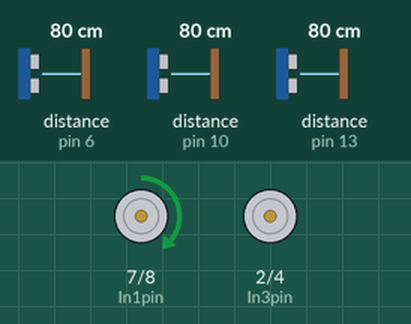
This sketch was run on a simulated Arduino Uno, built with avr-gcc and run on an emulated ATmega328P. Shown: motor-driver pin pairs drawn as motors (green arrow = first pin HIGH = forward, orange = second pin HIGH = backward, longer = more drive, scaled by the enable pin). Wiring (inferred from the names in the program): 3 × ultrasonic range finder: trigger pin 9, echo pin 6 / trigger pin 11, echo pin 10 / trigger pin 12, echo pin 13. The test bench sets the inputs (shaded band); at power-on: distance to the obstacle (sensors on pin 6, pin 10, pin 13) 80 cm. The echo pulse lasts 58.3 µs per cm.

Above: at 0.2 s.
At 1.2 s:
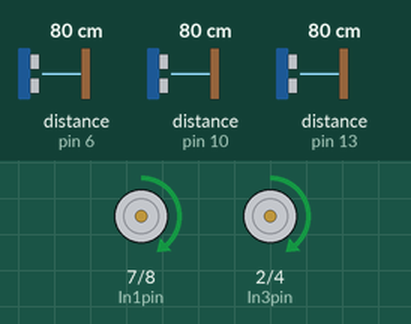
1.3 s: distance to the obstacle (sensor on pin 6) set to 10 cm
2.8 s: distance to the obstacle (sensor on pin 6) set to 7 cm
At 3.2 s:
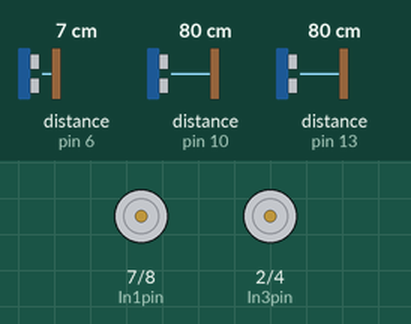
Timing chart, 0 to 5.8 s (numbered marks = the images above; inputs shaded):
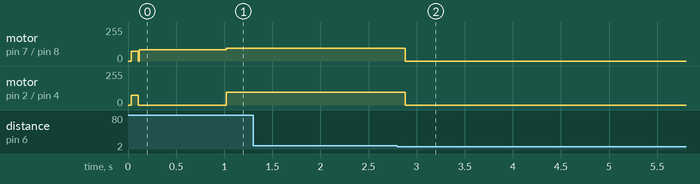

Measured:
- the behaviour switches between 9 and 8 cm on distance to the obstacle (sensor on pin 6) (found by bisection; images 1 and 2)
- after the input at 1.3 s, every drawn part: stays the same
- after the input at 2.8 s, motor on pin 7 (In1pin) / pin 8 (In2pin), motor on pin 2 (In3pin) / pin 4 (In4pin): forward 95/255 → stopped after 0.08 s

The sketch:

Self_Parking_Car.ino
```cpp
// pin setup
#define trigPin1 12
#define echoPin1 13
#define trigPin2 11
#define echoPin2 10
#define trigPin3 9
#define echoPin3 6

const int Enable1Pin=5;  // for Arduino Uno must be one of the PWM pins: 3, 5, 6, 9, 10, and 11
const int Enable2Pin=3;
const int In1pin=7;
const int In2pin=8;
const int In3pin=2;
const int In4pin=4;

bool wall = false;
long duration1, duration2, duration3;
long distance1 = 0, distance2, distance3;
double old_distance1 = 0, old_distance2;
const int depth = 30; // size of a parking spot
double delta_speed = 0;
const long speed_avg = 75; // ideal driving speed

 void setup() {
    Serial.begin(9600);
    // Setup motor 1 (controls wheel furthest from sensors):
    pinMode(In1pin,OUTPUT);
    pinMode(In2pin,OUTPUT);
    pinMode(Enable1Pin,OUTPUT);
    // Setup motor 2 (controls wheel closest to sensors):
    pinMode(In3pin,OUTPUT);
    pinMode(In4pin,OUTPUT);
    pinMode(Enable2Pin,OUTPUT);
    // Setup sensor 1 (side of car):
    pinMode(echoPin1, INPUT);
    pinMode(trigPin1, OUTPUT);
    digitalWrite(trigPin1, LOW);
    // Setup sensor 2 (side of car):
    pinMode(echoPin2, INPUT);
    pinMode(trigPin2, OUTPUT);
    digitalWrite(trigPin2, LOW);
    // Setup sensor 3 (front of car):
    pinMode(echoPin3, INPUT);
    pinMode(trigPin3, OUTPUT);
    digitalWrite(trigPin3, LOW);
 }

 // Motor 1 speed control
 double setspeed1(double speed) {
    digitalWrite(In1pin,HIGH);
    digitalWrite(In2pin,LOW);
    analogWrite(Enable1Pin,speed);
 }

 // Motor 2 speed control
 double setspeed2(double speed){
    digitalWrite(In3pin,HIGH);
    digitalWrite(In4pin,LOW);
    analogWrite(Enable2Pin,speed);
 }

// Wall detection: observes distance between side of car and wall. If depth exceeds const value 30, the observed area is considered large enough to be a parking spot.
 bool walldetect (int distance) {
    if (distance >= depth) { return (wall = true); }
    else { return (wall = false); }
 }

// Loop used to continuously check whether a parking spot has been reached
// No spot detected: continue driving parallel along the wall
// Spot detected: turn into parking spot and stop motors before wall collision
 void loop() {
    digitalWrite(trigPin3, HIGH);
    delayMicroseconds(10);
    digitalWrite(trigPin3, LOW);
    duration3 = pulseIn(echoPin3, HIGH);
    distance3 = (duration3/2) / 29.15;

    walldetect(distance1-old_distance1);

    // if wall is undetected, adjust individual wheel speeds to maintain parallel driving
    if (wall == false) {
        digitalWrite(trigPin1, HIGH);
        delayMicroseconds(10);
        digitalWrite(trigPin1, LOW);
        duration1 = pulseIn(echoPin1, HIGH);
        distance1 = (duration1/2) / 29.15;

        digitalWrite(trigPin2, HIGH);
        delayMicroseconds(10);
        digitalWrite(trigPin2, LOW);
        duration2 = pulseIn(echoPin2, HIGH);
        distance2 = (duration2/2) / 29.15;

        if (distance1 >= 40 || distance2 >= 40) { return; }

        long h = distance1-distance2;
        if (h <= 10) {
            delta_speed = delta_speed - 0.1*h; //1/10 is subject to change
            Serial.println("Wheels Running");
            double speed1 = speed_avg - delta_speed;
            double speed2 = speed_avg + delta_speed;
            setspeed1(speed1);
            setspeed2(speed2);
            delay(30);
        }
        long old_distance1 = distance1;
    }
    if (wall == true) {
        setspeed1(0); // Both motor speeds are stopped
        setspeed2(0);
        delay(10);
        setspeed1(75);
        setspeed2(75);
        delay(75);
        setspeed1(0);
        setspeed2(0);
        delay(10);
        setspeed1(85); // One motor turns on to facilitate the turn into parking spot
        delay(900);
        while (distance3 > 7) { //
            digitalWrite(trigPin3, HIGH);
            delayMicroseconds(10);
            digitalWrite(trigPin3, LOW);
            duration3 = pulseIn(echoPin3, HIGH);
            distance3 = (duration3/2) / 29.15;
            setspeed1(95);
            setspeed2(95);
            delay(50);
        }
        setspeed1(0);
        setspeed2(0);
        delay(10000);
    }
 }
```
